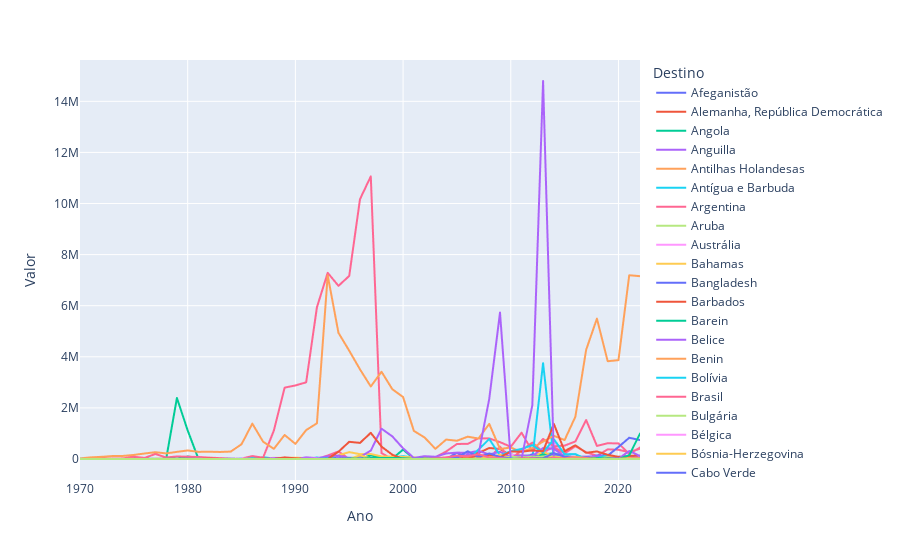

Notebook code for this chart:
### Code cell
fig = px.line(df_exporta_paisv2, x='Ano', y='Valor', color='Destino', hover_data='Valor')
fig.show()
